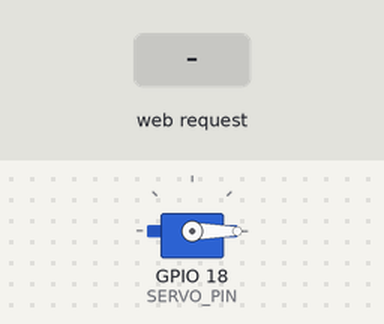
Bench run of a program on a simulated ESP32-S3. On the bench: servo. The test bench sets the inputs (shaded band). WiFi joins after 1.5 s; servers stay silent unless stated; what the program prints to the serial monitor is not drawn.

Above: at 3.7 s.
3.8 s: HTTP request GET /set?pos=120 received
At 4.85 s:
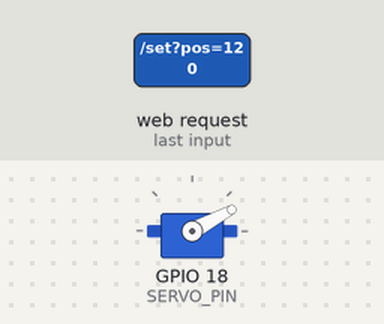
At 5.45 s:
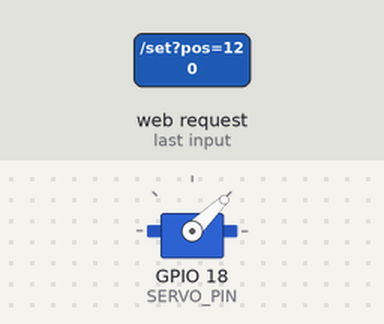
6.8 s: HTTP request GET /set?pos=1 received
At 6.95 s:
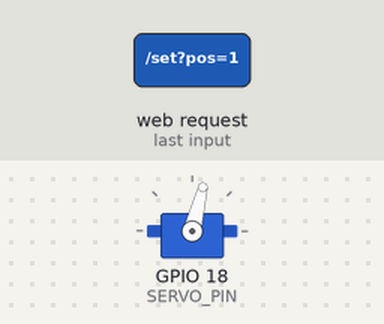
Timing chart, 0 to 11.2 s (numbered marks = the images above; inputs shaded):
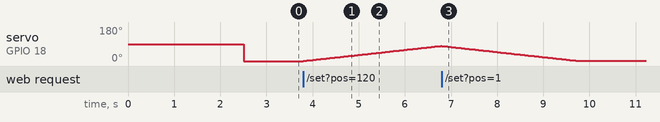

The program:

main.cpp
```cpp
#include <WiFi.h>
#include <WebServer.h>
#include <ESP32Servo.h>

const char *ssid = "NIMBUS";
const char *password = "12345678";

#define SERVO_PIN 18
#define SERVO_HZ 50
#define SERVO_MIN_US 500
#define SERVO_MAX_US 2500
#define SERVO_RANGE_DEG 270
#define SERVO_DEADBAND_US 6

Servo myServo;
int currentPos = 0;
bool attached = false;

WebServer server(80);

void moveServoSmooth(int fromDeg, int toDeg, int stepDeg = 2, int delayMs = 25)
{
  if (fromDeg == toDeg)
    return;

  int dir = (toDeg > fromDeg) ? 1 : -1;
  int pos = fromDeg;
  static int lastMicros = -1;

  while (pos != toDeg)
  {
    pos += dir * stepDeg;
    if ((dir > 0 && pos > toDeg) || (dir < 0 && pos < toDeg))
      pos = toDeg;

    int pulse = map(pos, 0, SERVO_RANGE_DEG, SERVO_MIN_US, SERVO_MAX_US);

    if (abs(pulse - lastMicros) > SERVO_DEADBAND_US)
    {
      myServo.writeMicroseconds(pulse);
      lastMicros = pulse;
    }

    delay(delayMs);
  }

  currentPos = toDeg;
}

void handleInfo()
{
  server.send(200, "application/json", "{\"type\":\"koffer\"}");
}

void handleGetPosition()
{
  String response = "{\"position\":" + String(currentPos) + ", \"min\":0, \"max\":" + String(SERVO_RANGE_DEG) + "}";
  server.send(200, "application/json", response.c_str());
}

void handleSetPosition()
{
  if (!server.hasArg("pos"))
  {
    String response = "{\"error\":\"Fehlender Parameter pos\", \"min\":0, \"max\":" + String(SERVO_RANGE_DEG) + "}";
    server.send(400, "application/json", response.c_str());
    return;
  }

  int target = server.arg("pos").toInt();
  if (target < 0 || target > SERVO_RANGE_DEG)
  {
    String response = "{\"error\":\"Ungültiger Parameter pos\", \"min\":0, \"max\":" + String(SERVO_RANGE_DEG) + "}";
    server.send(400, "application/json", response.c_str());
    return;
  }

  Serial.printf("Servo: %d° -> %d°\n", currentPos, target);
  moveServoSmooth(currentPos, target, 1, 25);

  String response = "{\"position\":" + String(currentPos) + ", \"min\":0, \"max\":" + String(SERVO_RANGE_DEG) + "}";
  server.send(200, "application/json", response.c_str());
}

void setup()
{
  Serial.begin(115200);
  delay(1000);

  // WLAN verbinden
  WiFi.setAutoReconnect(true);
  WiFi.begin(ssid, password);
  Serial.printf("Verbinde mit WLAN \"%s\"...\n", ssid);
  unsigned long start = millis();
  while (WiFi.status() != WL_CONNECTED && millis() - start < 10000)
  {
    delay(500);
    Serial.print(".");
  }

  if (WiFi.status() == WL_CONNECTED)
  {
    Serial.println("\nWLAN verbunden!");
    Serial.print("IP: ");
    Serial.println(WiFi.localIP());
  }
  else
  {
    Serial.println("\nWLAN-Verbindung fehlgeschlagen.");
  }

  // Servo verbinden
  myServo.setPeriodHertz(SERVO_HZ);
  attached = myServo.attach(SERVO_PIN, SERVO_MIN_US, SERVO_MAX_US);

  if (attached)
  {
    Serial.println("Servo erfolgreich verbunden.");
    int startPulse = map(currentPos, 0, SERVO_RANGE_DEG, SERVO_MIN_US, SERVO_MAX_US);
    myServo.writeMicroseconds(startPulse);
  }
  else
  {
    Serial.println("Fehler beim Servo-Attach.");
  }

  // Webserver einrichten
  server.on("/info", handleInfo);
  server.on("/position", handleGetPosition);
  server.on("/set", handleSetPosition);
  server.begin();
  Serial.println("Webserver gestartet.");
}

void loop()
{
  server.handleClient();
}
```

Measured:
- after the input at 3.8 s, servo on GPIO 18 (SERVO_PIN): moves from 0° to 80° over 3.0 s, starting at once
- after the input at 6.8 s, servo on GPIO 18 (SERVO_PIN): moves from 80° to 1° over 2.9 s, starting at once
